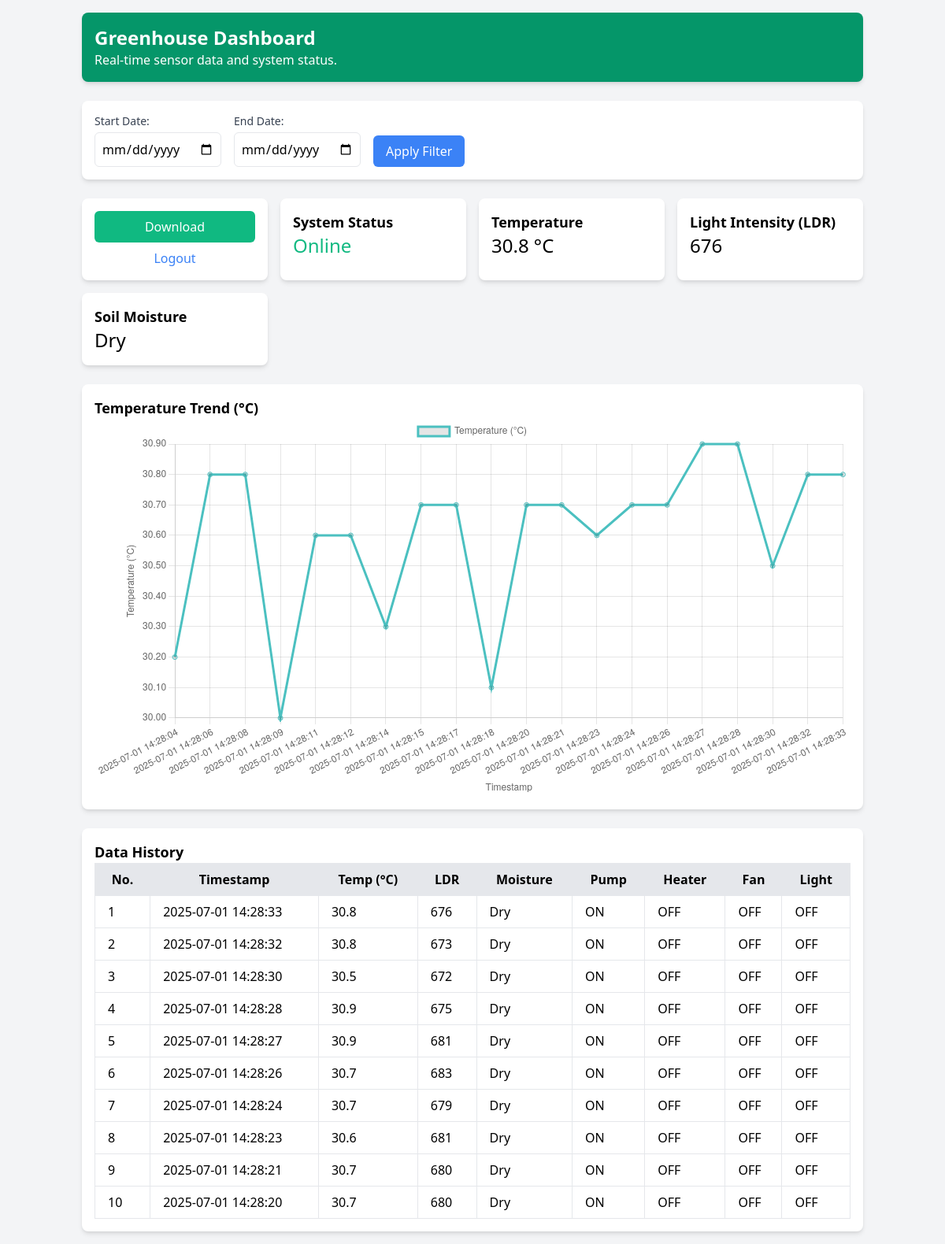
The app's page /dashboard (signed in) with its own data.
### tables this page shows
CREATE TABLE sensor_data (
        id INTEGER PRIMARY KEY AUTOINCREMENT,
        timestamp TEXT,
        sensors INTEGER,
        temp REAL,
        ldr INTEGER,
        moisture TEXT,
        pump TEXT,
        heater TEXT,
        fan TEXT,
        light TEXT
    );

### app.py (the view)
@app.route('/dashboard', methods=['GET', 'POST'])
def dashboard():
    if 'user' not in session:
        return redirect(url_for('login'))
    db_path = os.path.join(os.path.dirname(__file__), 'greenhouse.db')
    try:
        with sqlite3.connect(db_path, timeout=10) as conn:
            conn.row_factory = sqlite3.Row
            c = conn.cursor()
            start_date = request.form.get('start_date') if request.method == 'POST' else None
            end_date = request.form.get('end_date') if request.method == 'POST' else None
            query = "SELECT * FROM sensor_data"
            params = []
            if start_date and end_date:
                query += " WHERE timestamp BETWEEN ? AND ?"
                params = [start_date, end_date + " 23:59:59"]
            c.execute(query + " ORDER BY id DESC LIMIT 10", params)
            data = c.fetchall()
            c.execute("SELECT * FROM sensor_data ORDER BY id DESC LIMIT 1")
            latest_row = c.fetchone()
            c.execute("SELECT timestamp, temp FROM sensor_data ORDER BY id DESC LIMIT 20")
            graph_rows = c.fetchall()
        latest = latest_row if latest_row else {'sensors': 0, 'temp': 'N/A', 'ldr': 'N/A', 'moisture': 'N/A'}
        graph_timestamps = [row['timestamp'] for row in reversed(graph_rows)]
        graph_temps = [row['temp'] for row in reversed(graph_rows)]
        return render_template('dashboard.html',
                              data=data,
                              latest=latest,
                              logged_in='user' in session,
                              graph_timestamps=graph_timestamps,
                              graph_temps=graph_temps,
                              start_date=start_date,
                              end_date=end_date)
    except sqlite3.OperationalError as e:
        print(f"Database error in dashboard: {e}")
        return render_template('dashboard.html', error="Database is temporarily unavailable. Please try again.")

### templates/dashboard.html (shortened to what this page needs)
<!DOCTYPE html>
<html lang="en">
  <head>
    <link
      href="https://cdn.jsdelivr.net/npm/tailwindcss@2.2.19/dist/tailwind.min.css"
      rel="stylesheet"
    />
  </head>
  <body class="bg-gray-100 font-sans">
    {% if logged_in %}
    <div class="container mx-auto p-4">
      <header class="bg-green-600 text-white p-4 rounded-lg shadow-md mb-6">
        <h1 class="text-2xl font-bold">Greenhouse Dashboard</h1>
        <p>Real-time sensor data and system status.</p>
      </header>
      <div class="bg-white p-4 rounded-lg shadow-md mb-6">
        <form
          action="{{ url_for('dashboard') }}"
          method="POST"
          class="flex space-x-4"
        >
          <div>
            <label
              for="start_date"
              class="block text-sm font-medium text-gray-700"
              >Start Date:</label
            >
            <input
              type="date"
              id="start_date"
              name="start_date"
              value="{{ start_date or '' }}"
              class="mt-1 p-2 border rounded-md"
            />
          </div>
          <div>
            <label
              for="end_date"
              class="block text-sm font-medium text-gray-700"
              >End Date:</label
            >
            <input
              type="date"
              id="end_date"
              name="end_date"
              value="{{ end_date or '' }}"
              class="mt-1 p-2 border rounded-md"
            />
          </div>
          <div class="flex items-end">
            <button
              type="submit"
              class="bg-blue-500 text-white px-4 py-2 rounded-md hover:bg-blue-600"
            >
              Apply Filter
            </button>
          </div>
        </form>
      </div>
      <div class="grid grid-cols-1 md:grid-cols-2 lg:grid-cols-4 gap-4 mb-6">
        <div class="bg-white p-4 rounded-lg shadow-md">
          <form action="{{ url_for('download') }}" method="POST">
            <button
              type="submit"
              class="bg-green-500 text-white px-4 py-2 rounded-md hover:bg-green-600 w-full"
            >
              Download
            </button>
          </form>
          <a
            href="{{ url_for('logout') }}"
            class="block text-center mt-2 text-blue-500 hover:underline"
            >Logout</a
          >
        </div>
        <div class="bg-white p-4 rounded-lg shadow-md">
          <h2 class="text-lg font-semibold">System Status</h2>
          <p
            class="text-2xl {{ 'text-green-500' if latest.sensors == 1 else 'text-red-500' }}"
          >
            {{ 'Online' if latest.sensors == 1 else 'Offline' }}
          </p>
        </div>
        <div class="bg-white p-4 rounded-lg shadow-md">
          <h2 class="text-lg font-semibold">Temperature</h2>
          <p class="text-2xl">{{ latest.temp if latest else 'N/A' }} °C</p>
        </div>
        <div class="bg-white p-4 rounded-lg shadow-md">
          <h2 class="text-lg font-semibold">Light Intensity (LDR)</h2>
          <p class="text-2xl">{{ latest.ldr if latest else 'N/A' }}</p>
        </div>
        <div class="bg-white p-4 rounded-lg shadow-md">
          <h2 class="text-lg font-semibold">Soil Moisture</h2>
          <p class="text-2xl">{{ latest.moisture if latest else 'N/A' }}</p>
        </div>
      </div>
      <div class="bg-white p-4 rounded-lg shadow-md mb-6">
        <h2 class="text-lg font-semibold">Temperature Trend (°C)</h2>
        <canvas id="tempChart" class="w-full h-64"></canvas>
      </div>
      <div class="bg-white p-4 rounded-lg shadow-md">
        <h2 class="text-lg font-semibold">Data History</h2>
        <div class="overflow-x-auto">
          <table class="min-w-full bg-white border">
            <thead>
              <tr class="bg-gray-200">
                <th class="px-4 py-2 border">No.</th>
                <th class="px-4 py-2 border">Timestamp</th>
                <th class="px-4 py-2 border">Temp (°C)</th>
                <th class="px-4 py-2 border">LDR</th>
                <th class="px-4 py-2 border">Moisture</th>
                <th class="px-4 py-2 border">Pump</th>
                <th class="px-4 py-2 border">Heater</th>
                <th class="px-4 py-2 border">Fan</th>
                <th class="px-4 py-2 border">Light</th>
              </tr>
            </thead>
            <tbody>
              {% for entry in data %}
              <tr>
                <td class="px-4 py-2 border">{{ loop.index }}</td>
                <td class="px-4 py-2 border">{{ entry.timestamp }}</td>
                <td class="px-4 py-2 border">{{ entry.temp }}</td>
                <td class="px-4 py-2 border">{{ entry.ldr }}</td>
                <td class="px-4 py-2 border">{{ entry.moisture }}</td>
                <td class="px-4 py-2 border">{{ entry.pump }}</td>
                <td class="px-4 py-2 border">{{ entry.heater }}</td>
                <td class="px-4 py-2 border">{{ entry.fan }}</td>
                <td class="px-4 py-2 border">{{ entry.light }}</td>
              </tr>
              {% endfor %}
            </tbody>
          </table>
        </div>
      </div>
      {% if graph_timestamps %}
      <script>
        const ctx = document.getElementById('tempChart').getContext('2d');
        new Chart(ctx, {
            type: 'line',
            data: {
                labels: {{ graph_timestamps | tojson }},
                datasets: [{
                    label: 'Temperature (°C)',
                    data: {{ graph_temps | tojson }},
                    borderColor: 'rgba(75, 192, 192, 1)',
                    fill: false
                }]
            },
            options: {
                scales: {
                    x: {
                        title: { display: true, text: 'Timestamp' }
                    },
                    y: {
                        title: { display: true, text: 'Temperature (°C)' }
                    }
                }
            }
        });
      </script>
      {% endif %}
    </div>
    {% endif %}
  </body>
</html>

### records on screen
sensor_data: sensors "Online", temp "30.8", ldr "676", moisture "Dry", timestamp "2025-07-01 14:28:33", pump "ON", heater "OFF", fan "OFF", light "OFF"
sensor_data: timestamp "2025-07-01 14:28:32", temp "30.8", ldr "673", moisture "Dry", pump "ON", heater "OFF", fan "OFF", light "OFF"
sensor_data: timestamp "2025-07-01 14:28:30", temp "30.5", ldr "672", moisture "Dry", pump "ON", heater "OFF", fan "OFF", light "OFF"
sensor_data: timestamp "2025-07-01 14:28:28", temp "30.9", ldr "675", moisture "Dry", pump "ON", heater "OFF", fan "OFF", light "OFF"
sensor_data: timestamp "2025-07-01 14:28:27", temp "30.9", ldr "681", moisture "Dry", pump "ON", heater "OFF", fan "OFF", light "OFF"
sensor_data: timestamp "2025-07-01 14:28:26", temp "30.7", ldr "683", moisture "Dry", pump "ON", heater "OFF", fan "OFF", light "OFF"
sensor_data: timestamp "2025-07-01 14:28:24", temp "30.7", ldr "679", moisture "Dry", pump "ON", heater "OFF", fan "OFF", light "OFF"
sensor_data: timestamp "2025-07-01 14:28:23", temp "30.6", ldr "681", moisture "Dry", pump "ON", heater "OFF", fan "OFF", light "OFF"
sensor_data: timestamp "2025-07-01 14:28:21", temp "30.7", ldr "680", moisture "Dry", pump "ON", heater "OFF", fan "OFF", light "OFF"
sensor_data: timestamp "2025-07-01 14:28:20", temp "30.7", ldr "680", moisture "Dry", pump "ON", heater "OFF", fan "OFF", light "OFF"

### other values on screen
chart data {{ graph_temps | tojson }} [30.2, 30.8, 30.8, 30.0, 30.6, 30.6, 30.3, 30.7, 30.7, 30.1, 30.7, 30.7, 30.6, 30.7, 30.7, 30.9, 30.9, 30.5, 30.8, 30.8]
